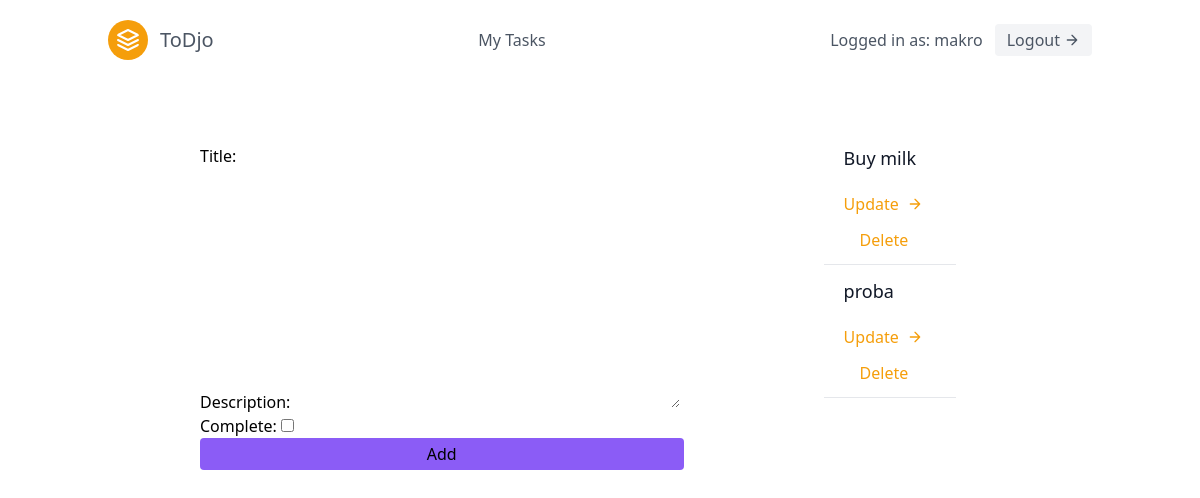
Page /tasks/ (signed in) on the earlier database version.
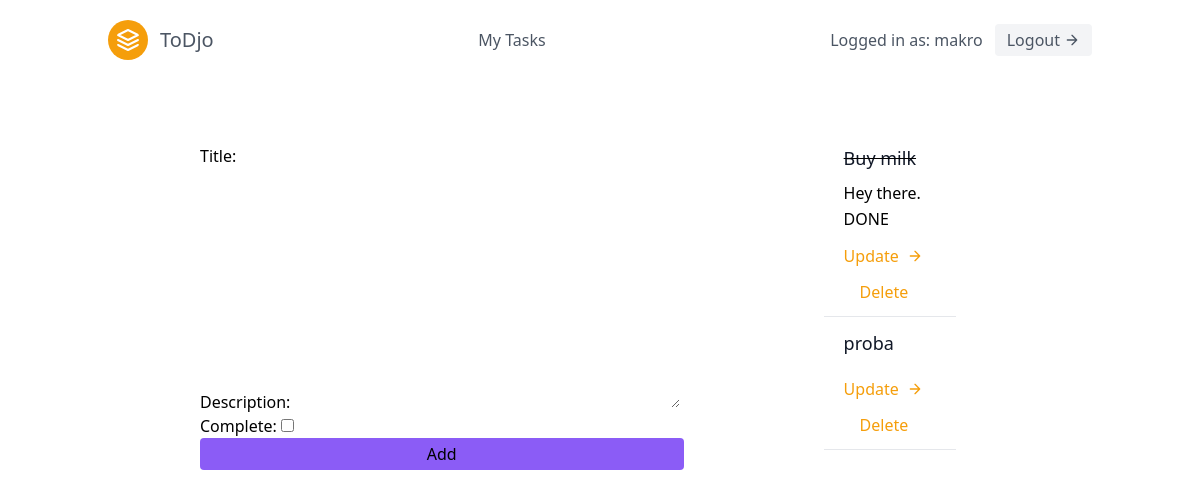
Same page on the later database version.
### tasks/models.py (models this page shows)
class Task(models.Model):
    user = models.ForeignKey(User, on_delete=models.CASCADE)
    title = models.CharField(max_length=200)
    description = models.TextField(null=True, blank=True)
    complete = models.BooleanField(default=False)
    created = models.DateTimeField(auto_now_add=True)
    def __str__(self) -> str:
        return self.title

### tasks/views.py (the view, shortened to what this page needs)
# urls.py: path('', views.index, name='task-list'),
def index(request):
    user = request.user
    if not request.user.is_authenticated:
        return redirect('/login')
    tasks = Task.objects.filter(user=user)
    form = TaskForm()
    context = {
        'tasks': tasks,
        'form': form,
    }
    return render(request, 'tasks/list.html', context)

### tasks/forms.py
class TaskForm(forms.ModelForm):
    class Meta:
        model = Task
        fields = (
            'title',
            'description',
            'complete',
        )

### tasks/templates/tasks/list.html (shortened to what this page needs)
{% extends "base.html" %}
{% load tailwind_filters %}
{% block content %}
<section class="text-blueGray-700 ">
    <div class="container flex flex-col items-start px-5 py-16 mx-auto  md:flex-row lg:px-28">
      <div class="w-full mb-10 lg:w-5/6 lg:max-w-lg md:w-1/2">
        <form method="POST" action=".">
            {{form|crispy}}
            <button type="submit" class="w-full rounded bg-purple-500 hover:bg-purple-600 px-3 py-1">Add</button>
        </form>
      </div>
      <div class="flex flex-col items-start text-left lg:flex-grow md:w-1/2 lg:pl-24 md:pl-16">
        {% for task in tasks %}
            <div class="flex items-center lg:w-3/5 mx-auto border-b pb-3 mb-3 border-gray-200 sm:flex-row flex-col">
                <div class="flex-grow sm:text-left text-center ml-5 mt-6 sm:mt-0">
                    {% if task.complete %}
                        <strike><h2 class="text-gray-900 text-lg title-font font-medium mb-2">{{ task }}</h2></strike>
                    {% else %}
                        <h2 class="text-gray-900 text-lg title-font font-medium mb-2">{{ task }}</h2>
                    {% endif %}
                    <p class="leading-relaxed text-base">{{ task.description }}</p>
                    <a href="{% url 'tasks:task-detail' task.pk %}" class="mt-3 text-yellow-500 inline-flex items-center">
                        Update
                        <svg fill="none" stroke="currentColor" stroke-linecap="round" stroke-linejoin="round" stroke-width="2" class="w-4 h-4 ml-2" viewBox="0 0 24 24">
                        <path d="M5 12h14M12 5l7 7-7 7"></path>
                        </svg>
                    </a>
                    <a href="{% url 'tasks:task-delete' task.pk %}" class="mt-3 ml-4 text-yellow-500 inline-flex items-center">
                        Delete
                    </a>
                </div>
            </div>
        {% endfor %}
      </div>
    </div>
  </section>
{% endblock content %}

Differences in the rows shown:
changed Task "Buy milk": complete False → True (drawn); description (not shown) → "Hey there. DONE"
